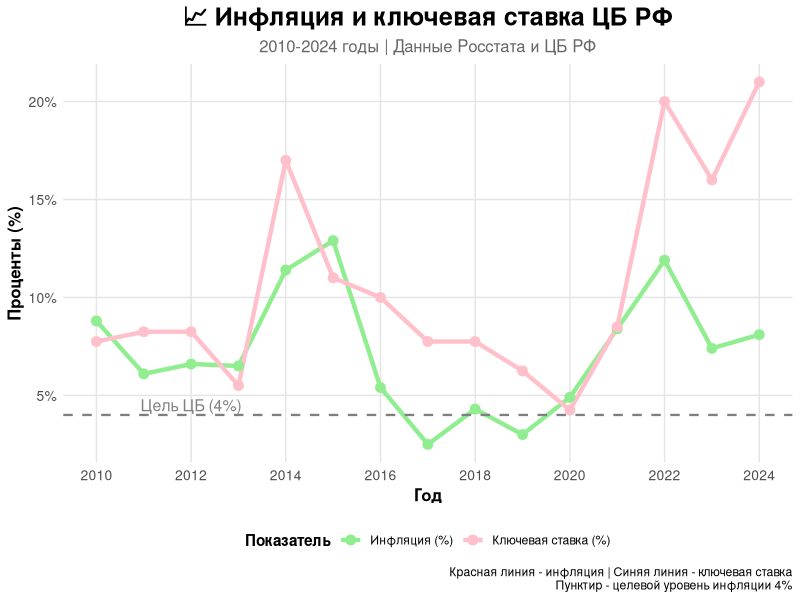
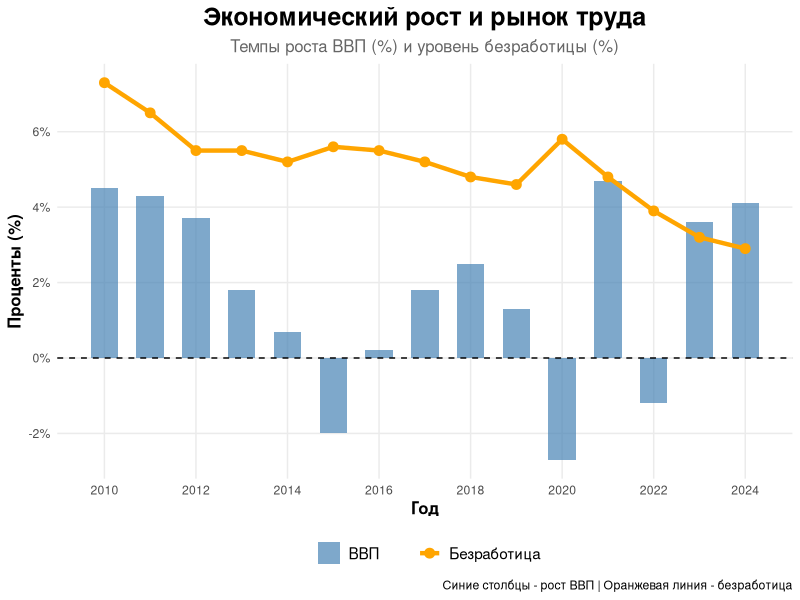
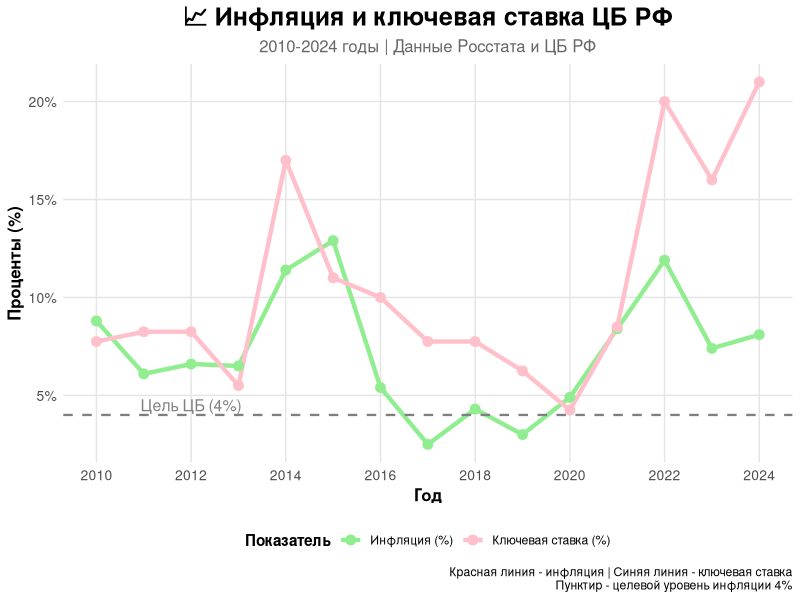
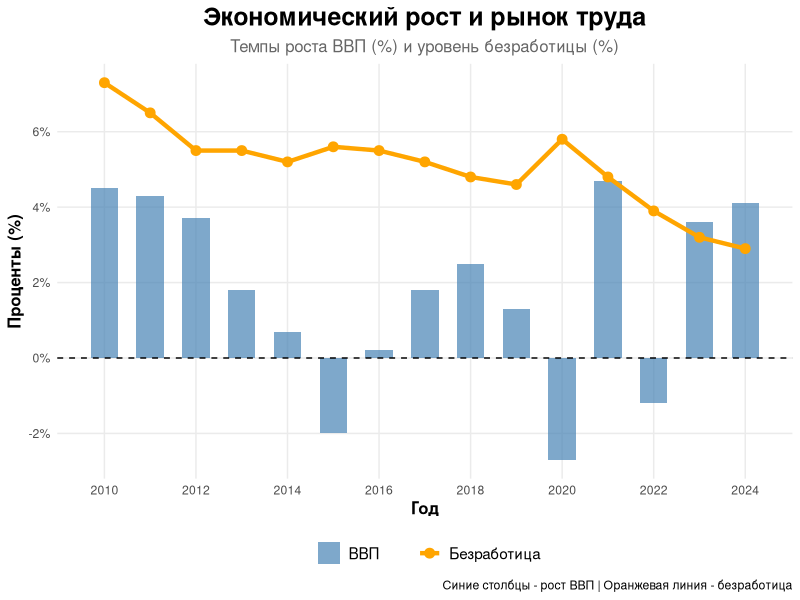

Here is the R script that generated these plots, in order:
install.packages("readr")
install.packages("ggplot2")
install.packages("dplyr")

library(readr)
library(ggplot2)

data <- read_csv("economy_data.csv.txt")

library(tidyverse)
library(ggplot2)

setwd("C:/Users/guben/OneDrive/Рабочий стол")
data <- read_csv("economy_data.csv.txt")


print("📊 Данные успешно загружены:")
print(head(data))
print("📋 Структура данных:")
str(data)


data_long <- data %>%
  select(year, inflation, key_rate) %>%
  pivot_longer(cols = c(inflation, key_rate),
               names_to = "indicator",
               values_to = "percent")


p1 <- ggplot(data_long, aes(x = year, y = percent, color = indicator, group = indicator)) +
  geom_line(size = 1.5) +
  geom_point(size = 3) +
  geom_hline(yintercept = 4, linetype = "dashed", color = "gray50", size = 0.8) +
  annotate("text", x = 2012, y = 4.5, label = "Цель ЦБ (4%)", size = 4, color = "gray50") +
  scale_color_manual(values = c("inflation" = "lightgreen", "key_rate" = "pink"),
                     labels = c("Инфляция (%)", "Ключевая ставка (%)")) +
  labs(
    title = "📈 Инфляция и ключевая ставка ЦБ РФ",
    subtitle = "2010-2024 годы | Данные Росстата и ЦБ РФ",
    x = "Год",
    y = "Проценты (%)",
    color = "Показатель",
    caption = "Красная линия - инфляция | Синяя линия - ключевая ставка\nПунктир - целевой уровень инфляции 4%"
  ) +
  theme_minimal() +
  theme(
    plot.title = element_text(size = 18, face = "bold", hjust = 0.5),
    plot.subtitle = element_text(size = 12, hjust = 0.5, color = "gray40"),
    axis.title = element_text(size = 12, face = "bold"),
    axis.text = element_text(size = 10),
    legend.position = "bottom",
    legend.title = element_text(face = "bold"),
    panel.grid.minor = element_blank(),
    panel.grid.major = element_line(color = "gray90")
  ) +
  scale_x_continuous(breaks = seq(2010, 2024, by = 2)) +
  scale_y_continuous(breaks = seq(0, 25, by = 5),
                     labels = function(x) paste0(x, "%"))


print(p1)

ggsave("inflation_and_rate.png", width = 12, height = 7, dpi = 300)


# ГРАФИК 2: ВВП И БЕЗРАБОТИЦА (два в одном)



data_scaled <- data %>%
  mutate(
    gdp_scaled = (gdp_growth + 10) / 20 * 8,  # приводим ВВП к шкале ~0-8%
    unemployment_scaled = unemployment
  )

p2 <- ggplot(data_scaled, aes(x = year)) +
  # Колонки для ВВП
  geom_col(aes(y = gdp_growth, fill = "ВВП"), alpha = 0.7, width = 0.6) +
  # Линия для безработицы
  geom_line(aes(y = unemployment, color = "Безработица"), size = 1.5) +
  geom_point(aes(y = unemployment, color = "Безработица"), size = 3) +
  # Горизонтальная линия ноля для ВВП
  geom_hline(yintercept = 0, linetype = "dashed", color = "black", size = 0.5) +
  scale_fill_manual(values = c("ВВП" = "steelblue"), name = "") +
  scale_color_manual(values = c("Безработица" = "orange"), name = "") +
  labs(
    title = "Экономический рост и рынок труда",
    subtitle = "Темпы роста ВВП (%) и уровень безработицы (%)",
    x = "Год",
    y = "Проценты (%)",
    caption = "Синие столбцы - рост ВВП | Оранжевая линия - безработица"
  ) +
  theme_minimal() +
  theme(
    plot.title = element_text(size = 18, face = "bold", hjust = 0.5),
    plot.subtitle = element_text(size = 12, hjust = 0.5, color = "gray40"),
    axis.title = element_text(size = 12, face = "bold"),
    legend.position = "bottom",
    legend.text = element_text(size = 11),
    panel.grid.minor = element_blank()
  ) +
  scale_x_continuous(breaks = seq(2010, 2024, by = 2)) +
  scale_y_continuous(breaks = seq(-4, 12, by = 2),
                     labels = function(x) paste0(x, "%"))

print(p2)
ggsave("gdp_and_unemployment.png", width = 12, height = 7, dpi = 300)
